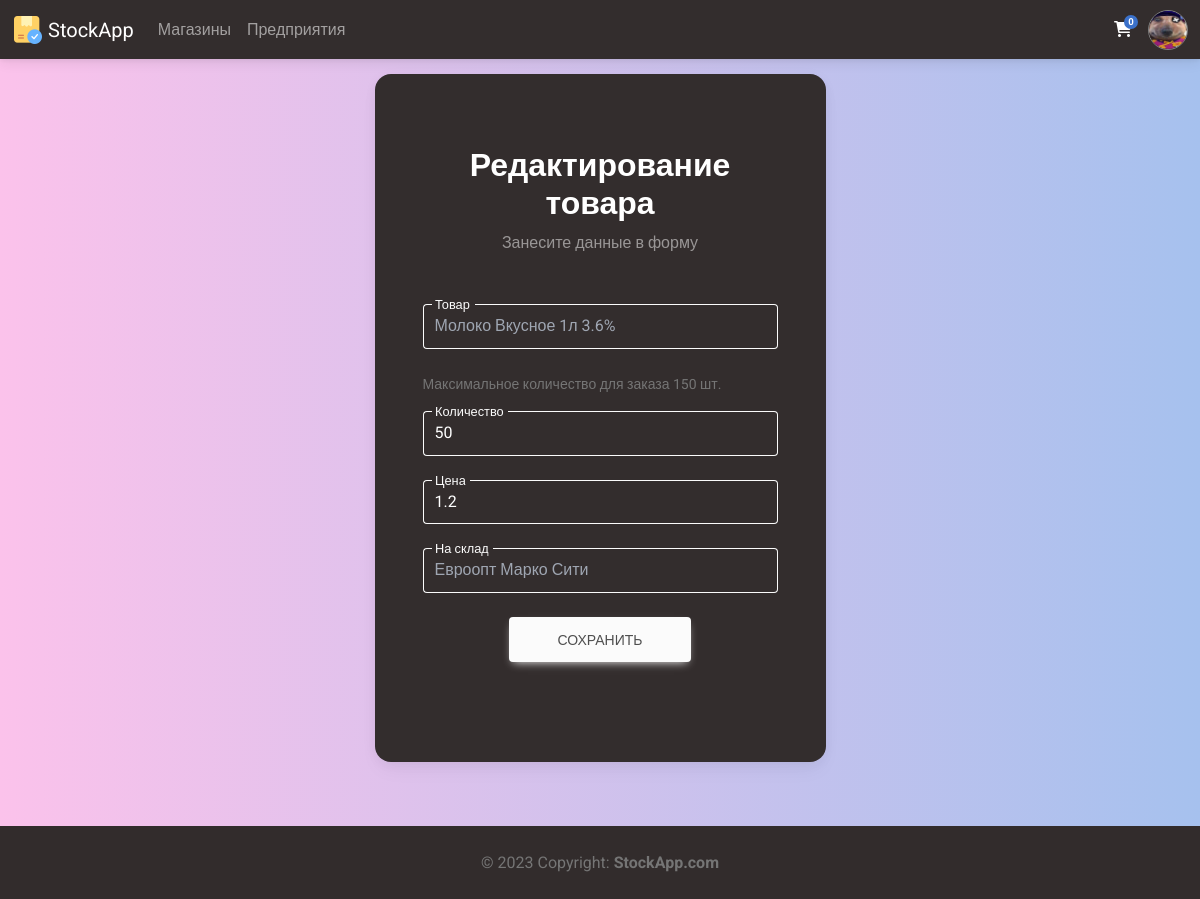
The page /shop/edit_product/17 (signed in) on the database as committed earlier.
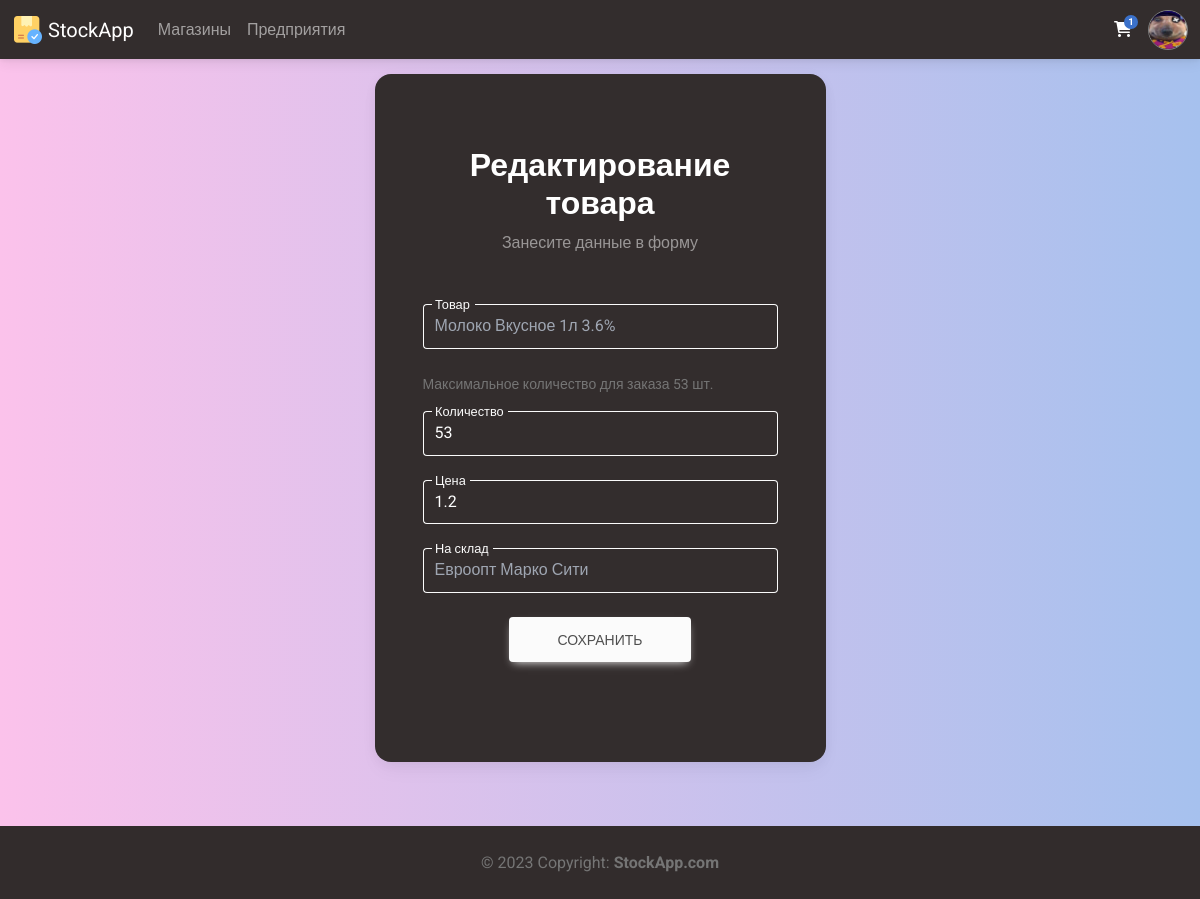
The same page on the database as committed later.
### Members/models.py (models this page shows, shortened)
class Profile(models.Model):
    user = models.ForeignKey(settings.AUTH_USER_MODEL, on_delete=models.CASCADE, verbose_name='Пользователь')
    photo = models.ImageField(upload_to = 'avatars/%Y/%m/%d/', blank=False, verbose_name='Фото')
    bio = models.TextField(blank=True, verbose_name='О себе')
    manufactures = models.ManyToManyField('Manufacture.Manufacture', blank=True, verbose_name="Производства")
    shops = models.ManyToManyField('Shop.Shop', blank=True, verbose_name="Магазины")
    cart = models.ManyToManyField('CartItem', blank=True, verbose_name='Корзина')
    class Meta:
        verbose_name = 'Профиль'
        verbose_name_plural = 'Профили'
        ordering = ['-user', '-bio']

### Shop/models.py (models this page shows, shortened)
class Product(models.Model):
    item = models.ForeignKey('Manufacture.CatalogItem', on_delete=models.CASCADE, blank=False, verbose_name='Товар')
    stock = models.ForeignKey('Shop', on_delete=models.CASCADE, blank=False, verbose_name='Магазин')
    amount = models.IntegerField(validators=[MinValueValidator(0), MaxValueValidator(100000)], verbose_name='Количество')
    price = models.FloatField(validators=[MinValueValidator(0.01), MaxValueValidator(252734999999999.97)], verbose_name='Цена')
    class Meta:
        verbose_name = 'Товар'
        verbose_name_plural = 'Товары'
        ordering = ['-id']

class Shop(models.Model):
    name = models.CharField(max_length = 150, verbose_name='Название', unique=True)
    photo = models.ImageField(upload_to = 'shop/%Y/%m/%d/', blank=False, verbose_name='Фото')
    bio = models.TextField(blank=True, verbose_name='О магазине')
    code = models.CharField(max_length = 16, verbose_name='Код')
    class Meta:
        verbose_name = 'Магазин'
        verbose_name_plural = 'Магазины'
        ordering = ['-name', '-bio']

### Manufacture/models.py (models this page shows, shortened)
class CatalogItem(models.Model):
    manufacturer = models.ForeignKey('Manufacture', on_delete=models.CASCADE, blank=False, null=True, verbose_name='Производитель')
    name = models.CharField(max_length = 150, verbose_name='Название')
    bio = models.TextField(blank=True, verbose_name='О товаре')
    code = models.CharField(max_length = 13, verbose_name='Код товара')
    photo = models.ImageField(upload_to = 'catalog_items/%Y/%m/%d/', blank=False, verbose_name='Фото')
    date_of_manufacture = models.DateField(verbose_name='Дата производства', default='2000-01-01')
    expiration_date = models.DateField(verbose_name='Годен до', default='2000-01-01')
    amount = models.IntegerField(validators=[MinValueValidator(0), MaxValueValidator(100000)], default=100, verbose_name='Произведено единиц')
    price = models.FloatField(validators=[MinValueValidator(0.01), MaxValueValidator(252734999999999.97)], verbose_name='Цена')
    class Meta:
        verbose_name = 'Товар каталога'
        verbose_name_plural = 'Товары каталога'
        ordering = ['-name', '-id']

### Shop/views.py (the view, shortened to what this page needs)
# urls.py: path('edit_product/<int:id>', edit_product, name='edit_product'),
@login_required(login_url='login')
def edit_product(request, id):
    profile = Profile.objects.get(user=request.user)
    if profile.shops.filter(name=Product.objects.get(id=id).stock.name).exists():
        product = Product.objects.get(id=id)
        initial_amount = product.amount
        shop = Shop.objects.get(name=product.stock.name)
        form = CreateProductForm(request.POST or None, instance=product)
        catalog_item = CatalogItem.objects.get(id=product.item.id)
        max_to_order = catalog_item.amount + product.amount
        context = {
            'title': 'Редактирование товара',
            'request': request,
            'form': form,
            'product': product,
            'max_to_order': max_to_order,
        }
        return render(request, 'edit_product.html', context)
    else:
        messages.success(request, ("Вы не можете редактировать данный товар, так как не состоите в магазине, которому он принадлежит"))
        return redirect('view_shop', name=Product.objects.get(id=id).stock.name)

### Shop/forms.py
class CreateProductForm(forms.ModelForm):
    class Meta:
        model = Product
        fields = ('amount', 'price')
    def __init__(self, *args, **kwargs):
        super(CreateProductForm, self).__init__(*args, **kwargs)
        self.fields['amount'].widget.attrs={'class': 'form-control form-control-lg', 'id': 'typeAmountX', 'step': '1'}
        self.fields['price'].widget.attrs={'class': 'form-control form-control-lg', 'id': 'typePriceX', 'step': '0.01'}

### Main/templatetags/main_tags.py (called while the page is built)
@register.inclusion_tag('modules/nav_profile.html')
def nav_profile(request):
    if request.user.is_authenticated:
        userobj = User.objects.get(username=request.user)
        profile = Profile.objects.get(user=userobj)
        context = {
            "request": request,
            "profile": profile,
        }
    else:
        context = {
            "request": request,
        }
    return context

@register.simple_tag()
def cart_items(request):
    return Profile.objects.get(user=request.user).cart.count()

### Shop/templates/edit_product.html (shortened to what this page needs)
{% extends 'base.html' %}
{% load static %}
{% block head %}
<link rel="stylesheet" href="{% static 'styles/profile.css' %}">
{% endblock %}
{% block content %}
<section class="vh-100 gradient-custom-2">
    <div class="container py-5 h-50">
      <div class="row d-flex justify-content-center align-items-center h-50">
        <div class="col-12 col-md-8 col-lg-6 col-xl-5">
          <div class="card bg-dark text-white" style="border-radius: 1rem;">
            <div class="card-body p-5 text-center">
              <div class="mb-md-5 mt-md-4 pb-1">
                <h2 class="fw-bold mb-">{{title}}</h2>
                <p class="text-white-50 mb-5">Занесите данные в форму</p>
                <form action="" method="POST">
                  <div class="form-outline form-white mb-4">
                    <input type="text" id="typeNameX" class="form-control form-control-lg bg-dark text-secondary disabled" value="{{product.item.name}}" readonly name="item">
                    <label class="form-label" for="typeNameX">Товар</label>
                  </div>
                  <p class="text-muted small mb-3 text-start">Максимальное количество для заказа {{max_to_order}} шт.</p>
                  <div class="form-outline form-white mb-4">
                    {{form.amount}}
                    <label class="form-label" for="typeAmountX">Количество</label>
                  </div>
                  <div class="form-outline form-white mb-4">
                    {{form.price}}
                    <label class="form-label" for="typePriceX">Цена</label>
                  </div>
                  <div class="form-outline form-white mb-4">
                    <input type="text" id="typeNameX" class="form-control form-control-lg bg-dark text-secondary disabled" value="{{product.stock.name}}" readonly>
                    <label class="form-label" for="typeNameX">На склад</label>
                  </div>
                  <button class="btn btn-light btn-lg px-5" type="submit">Сохранить</button>
                </form>
              </div>
            </div>
          </div>
        </div>
      </div>
    </div>
</section>
{% endblock %}

### templates/base.html (shortened to what this page needs)
{% load static %}
{% load main_tags %}
<!DOCTYPE html>
<html lang="en">
<head>
    {% block head %}{% endblock %}
    <link href="https://cdnjs.cloudflare.com/ajax/libs/mdb-ui-kit/6.2.0/mdb.min.css" rel="stylesheet"/>
    <link href="https://cdnjs.cloudflare.com/ajax/libs/font-awesome/6.0.0/css/all.min.css" rel="stylesheet"/>
    <link rel="stylesheet" href="{% static 'styles/base.css' %}">
    <link rel="stylesheet" href="{% static 'styles/alert.css' %}">
</head>
<body class="text-bg-light gradient-custom-2">
    <div class="wrapper d-flex flex-column min-vh-100">
        <header class="header">
            {% block header %}
                <nav class="navbar fixed-top navbar-expand-lg navbar-dark bg-dark text-bg-dark">
                    <div class="container-fluid">
                        <div class="collapse navbar-collapse" id="navbarSupportedContent">
                            <a class="navbar-brand mt-2 mt-lg-0" href="{% url 'main' %}">
                                <img src="{% static 'images/icons/64.png' %}" height="32" alt="MDB Logo" loading="lazy" />
                                StockApp
                            </a>
                            {% if request.user.is_authenticated %}
                            <ul class="navbar-nav me-auto mb-2 mb-lg-0">
                                <li class="nav-item">
                                    <a class="nav-link" href="{% url 'all_shops' %}">Магазины</a>
                                </li>
                                <li class="nav-item">
                                    <a class="nav-link" href="{% url 'all_manufactures' %}">Предприятия</a>
                                </li>
                            </ul>
                            {% endif %}
                        </div>
                        <div class="d-flex align-items-center">
                            {% if request.user.is_authenticated %}
                            <a class="text-reset me-3" href="{% url 'cart' %}">
                                <i class="fas fa-shopping-cart"></i>
                                <span class="badge rounded-pill badge-notification bg-primary">{% cart_items request %}</span>
                            </a>
                            {% endif %}
                            {% include 'inc/_nav_profile.html' %}
                        </div>
                    </div>
                </nav>
            {% endblock %}
        </header>
        <main class="main">
            <br>
            {% block content %}
            {% endblock %}
        </main>
        <footer class="footer mt-auto text-center text-lg-start bg-dark text-muted">
            {% block footer %}
                <div class="text-center p-4" style="background-color: rgba(0, 0, 0, 0.025);">
                    © 2023 Copyright:
                    <a class="text-reset fw-bold" href="/">StockApp.com</a>
                </div>
            {% endblock %}
        </footer>
    </div>
    <link rel="stylesheet" href="{% static 'styles/profile.css' %}">
</body>
</html>

Rows that differ between the two databases and show on the page:
changed Product "Молоко Вкусное 1л 3.6%": amount "50" → "53"
Other text that changed with them:
{{ max_to_order }}: "150" → "53"
text no longer shown: "0"
text now shown: "1"
